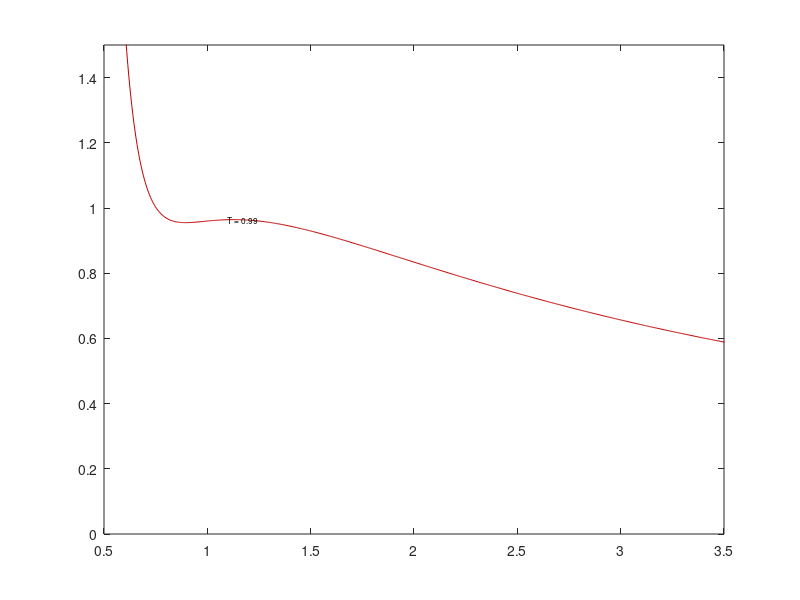

This figure's MATLAB source: (Note: this script raises an error after producing the figure.)
%% PRACTICA_5:NEWTON'S METHOD IN R^n
% Damia Casas & N�ria Mercad�

%% A)
% For the temperatures T = {0.99, 0.98, 0.97, . . . , 0.85}, use Newton?s
% method to compute the coordinates vl(T) and vg(T), along with the
% corresponding pressure. When changing T, use the previous result as
% initial guess. For T = 0.99, use v(0) = 0.8 and v(0) = 1.2.
format long g;
close all;
clear all;

Ts = 0.99:-0.01:0.85;

v0 = [0.8; 1.2];

v = [v0]; V = [v0];

xarxa = 0.3:0.005:5;

colors = jet(length(Ts)); % Colors arc de sant marti tants colors com llargada vector Ts
colors=fliplr(colors);
ii = 0;
figure();
for T = Ts
    funcioP5 = @(x)([log((3 * x(2) - 1) / (3 * x(1) - 1)) + 9 / (4 * T) * (1 / x(2) - 1 / x(1)) - 1 / (3 * x(2) - 1) + 1 / (3 * x(1) - 1), (8 * T) / 3 * (1 / (3 * x(2) - 1) - 1 / (3 * x(1) - 1)) - 1 / x(2)^2 + 1 / x(1)^2]);
    vanDerWaals = @(vol)((8*T./(3.*vol-1))-(3./(vol.^2)));
    ii = ii + 1;
    plot(xarxa, vanDerWaals(xarxa), 'Color', colors(ii, :));
    text(1.1, vanDerWaals(1.1), ['T = ', num2str(T)], 'FontSize', 6); %Text a cada isotermica
    axis([0.5, 3.5 , 0, 1.5]);
    hold on;


    [XK, resd, it] = newtonn(v, 10^-8, 100, funcioP5);
    v = XK(:, end);
    V = [V, v];

    plot(v(1), vanDerWaals(v(1)), '-*', 'Color', colors(ii, :));
    hold on

    plot(v(2), vanDerWaals(v(2)), '-*', 'Color', colors(ii, :));
    hold on



end

set(get(gca, 'XLabel'), 'String', 'v');
set(get(gca, 'YLabel'), 'String', 'P');
hold off

% b)

